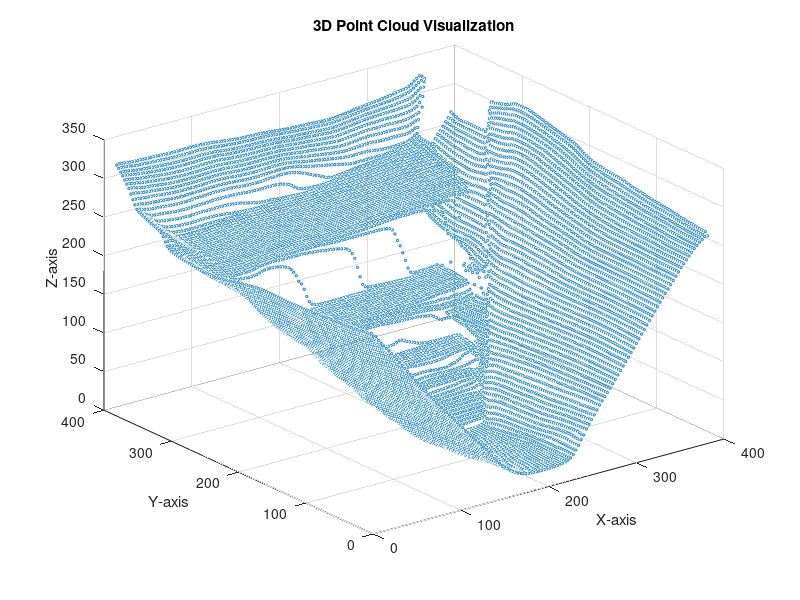

MATLAB code to generate this figure: (Note: this script raises an error after producing the figure.)
% Point CLoud 3D Plane Fitting 
clear all;
clc; 


%% Loading the point cloud file:

data = load('point_cloud.mat');
point_cloud = data.point_cloud;

% visualize the point cloud data:

% Assuming extracted_point_cloud is your point cloud data
x = point_cloud(:, 1);  % X coordinates
y = point_cloud(:, 2);  % Y coordinates
z = point_cloud(:, 3);  % Z coordinates

% Create a 3D scatter plot
scatter3(x, y, z, 3);  % '3' here sets the marker size

% Label the axes
xlabel('X-axis');
ylabel('Y-axis');
zlabel('Z-axis');

% Optionally, you can add grid, title or change other plot properties
grid on;
title('3D Point Cloud Visualization');

%% Here is the point cloud 3D plane fitting

ptCloud = pointCloud(point_cloud);  % Convert to pointCloud object

maxDistance = 1;  % Maximum distance of points to plane for them to be considered inliers
% referenceVector = [0, 0, 1];  % A reference vector to guide the orientation of the plane

numPlanes = 10;  % Number of planes to fit
planes = cell(numPlanes, 1);  % Cell array to store plane models
numFittedPlanes = 0;

while numFittedPlanes < numPlanes
    [model, inlierIndices, ~] = pcfitplane(ptCloud, maxDistance);
    
    % Check if a plane was found
    if isempty(model)
        break;  % Exit if no more planes can be fitted
    end

    % Extract the normal vector for the current plane
    normalCurrent = model.Parameters(1:3);

    % Check the angle with previous planes
    isNewPlane = true;
    for j = 1:numFittedPlanes
        normalPrevious = planes{j}.Parameters(1:3);
        angle = acosd(dot(normalCurrent, normalPrevious) / (norm(normalCurrent) * norm(normalPrevious)));
        if angle < 30 || angle > 150  % Check the angle
            distance = abs(dot(normalCurrent, planes{j}.Parameters(1:3)) + planes{j}.Parameters(4)) / norm(normalCurrent);
            if distance < 50  % Check the distance
                isNewPlane = false;
                break;
            end
%         else 
%             distance = abs(dot(normalCurrent, planes{j}.Parameters(1:3)) + planes{j}.Parameters(4)) / norm(normalCurrent);
%             if distance < 50  % Check the distance
%                 isNewPlane = false;
%                 break;
%             end
        end

    end

    % Add the plane if it is sufficiently different
    if isNewPlane
        numFittedPlanes = numFittedPlanes + 1;
        planes{numFittedPlanes} = model;
        remainingIndices = true(ptCloud.Count, 1);  % Create a logical array of 'true' values
        remainingIndices(inlierIndices) = false;    % Set the inliers to 'false'
       
        % Now select the remaining points
        ptCloud = select(ptCloud, remainingIndices);  % This should match the size of the point cloud
    end
end

planes = planes(1:numFittedPlanes);  % Trim the cell array



figure;
pcshow(ptCloud);
hold on;

for i = 1:length(planes)
    model = planes{i};
    plot(model)
    % You can plot the plane model using `plot(model)` or other visualization techniques
    % This might involve creating a meshgrid and evaluating the plane equation
end

xlabel('X');
ylabel('Y');
zlabel('Z');
title('Point Cloud with Fitted Planes');
hold off;
